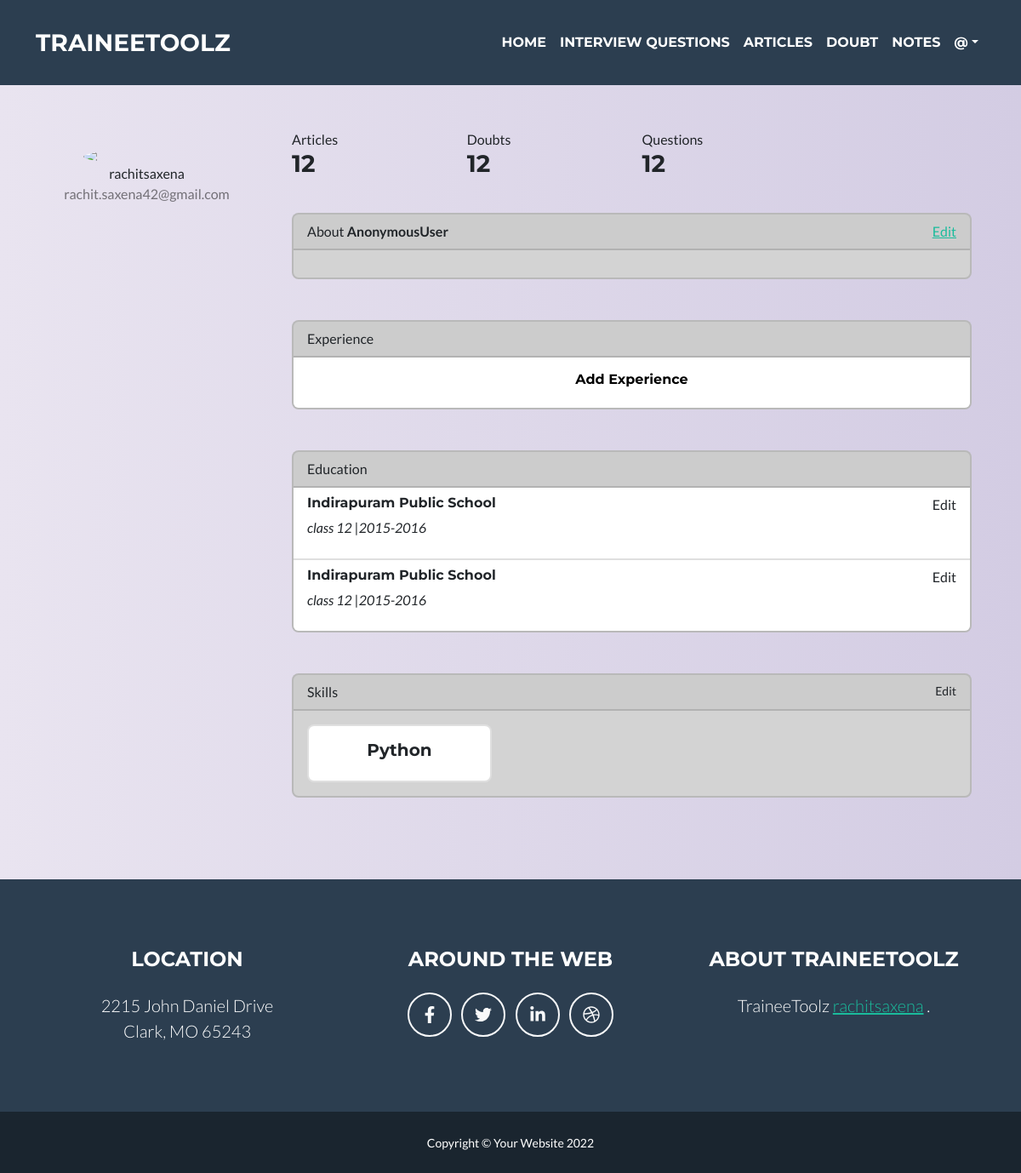
The page /accounts/profilePage/1 on the database as committed earlier.
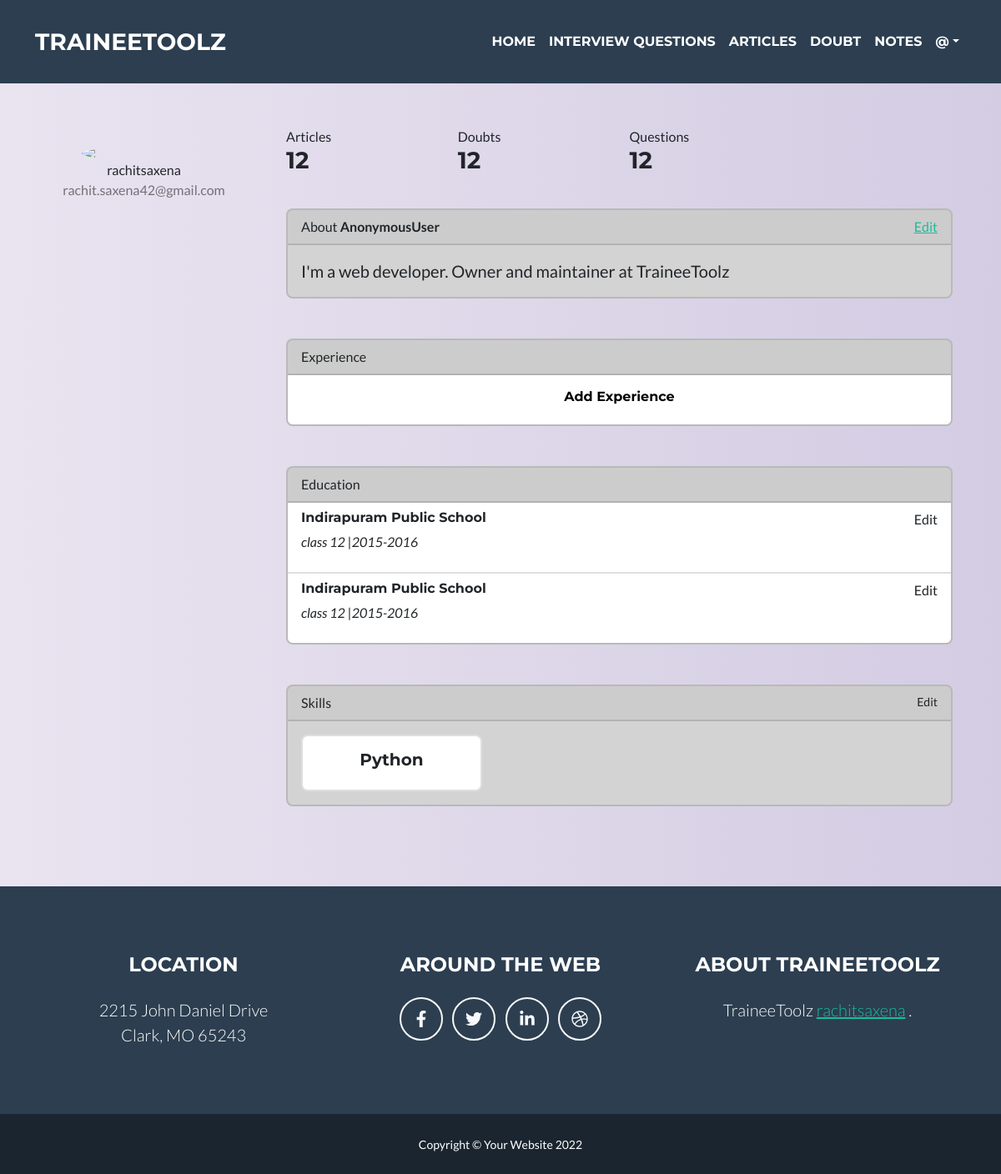
The same page on the database as committed later.
### accounts/models.py (models this page shows, shortened)
class Profile(models.Model):
    profession = (
        ('student','student'),
        ('teacher','teacher'),
        ('other','other'),
    )
    user = models.OneToOneField(User , related_name='profile' , on_delete=models.CASCADE)
    profession = models.CharField(max_length=100 , default='other')
    about = models.TextField(blank=True)
    experience = models.ManyToManyField('Experience' , blank=True)
    skills = models.ManyToManyField(Tag , blank=True)

### accounts/views.py (the view)
# urls.py: path('profilePage/<str:pk>' , views.ProfilePage ,name='profilePage' ),
def ProfilePage(request,pk):
    try:
        profile = Profile.objects.get(user__id=pk)
        params = {
            'profile':profile
        }
        return render(request, 'accounts/profilePage.html', params)
    except Exception as E:
        print(str(E))
        return HttpResponse("<h1>Could not process this request. Kindly login again.</h1>")

### templates/accounts/profilePage.html (shortened to what the changed rows need)
{% extends 'basic.html'%}
{% block content%}
<div class="container rounded  mt-5 mb-5">
                            <div class="row">
                                <div class="col-md-3 border-right">
                                    <div class="d-flex flex-column align-items-center text-center p-3 py-5"><img class="rounded-circle mt-5" width="150px" src="https://st3.depositphotos.com/15648834/17930/v/600/depositphotos_179308454-stock-illustration-unknown-person-silhouette-glasses-profile.jpg"><span class="font-weight-bold">{{profile.user.username}}</span><span class="text-black-50">{{profile.user.email}}</span></div>
                                </div>
                                <div class="col-md-9 border-right">
                                    <div class="p-3 py-5">
                                        <div class="card" style="background:#D3D3D3;">
                                              <div class="card-body">
                                                <blockquote class="blockquote mb-0">
                                                  <p>{{profile.about}}</p>
                                                  </blockquote>
                                              </div>
                                        </div>
                                    </div>
                                </div>
                            </div>
                        </div>
{% endblock content%}

Rows that differ between the two databases and show on the page:
changed Profile "rachitsaxena": about (not shown) → "I'm a web developer. Owner and maintainer at TraineeToolz"
